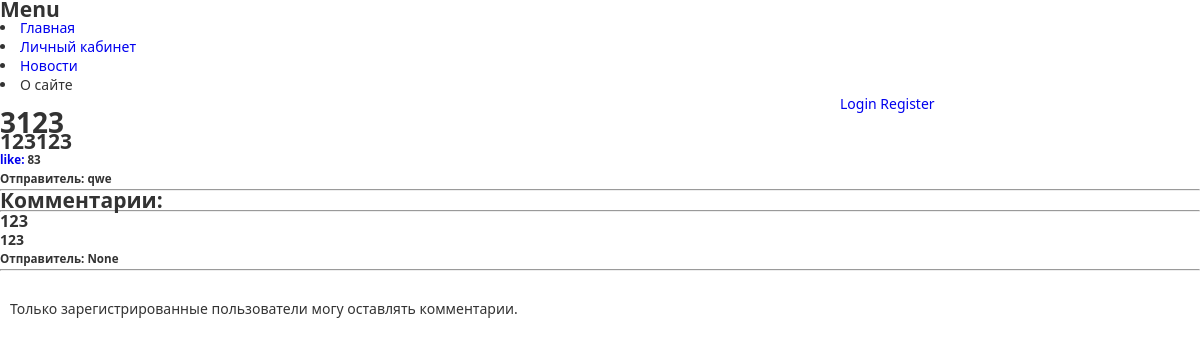
Screenshot of /news/18/ with the database file from the repository.
### news/models.py (models this page shows, shortened)
class News(models.Model):
    title = models.CharField(max_length=20,unique=True)
    text = models.TextField()
    likes = models.IntegerField(default=0)
    avtor = models.ForeignKey(User,null=True,blank=True)

class Comments(models.Model):
    title = models.CharField(max_length=40)
    text = models.TextField()
    avtor = models.ForeignKey(User,null=True,blank=True)
    comments_news = models.ForeignKey(News,null=True,blank=True)

### news/views.py (the view, shortened to what this page needs)
# urls.py: url(r'^(?P<pk>\d+)/$',NewsOneView.as_view(),name='news_one'),
class NewsOneView(CreateView):
    template_name = 'news_one.html'
    model = Comments
    form_class = CommentAddForm
    def get_context_data(self, **kwargs):
        context = super(NewsOneView, self).get_context_data(**kwargs)
        context['news'] = News.objects.get(id=self.kwargs['pk'])
        return context
    """НЕПРАВИОООО то что ниже"""

### templates/news_one.html
{% extends 'main.html' %}
{% block content %}
<h1>{{ news.title }}</h1>
    <h2>{{ news.text }}</h2>
    <h5><a href="/news/add_like/{{ news.id }}/">like: </a>{{ news.likes }}</h5>
    <h5><a>Отправитель: </a>{{ news.avtor}}</h5>
<hr>
<h2>Комментарии:</h2>
{% for comment in news.comments_set.all %}
    <hr>
    <h3>{{ comment.title }}</h3>
    <h4>{{ comment.text }}</h4>
    <h5>Отправитель: {{ comment.avtor }}</h5>
    <hr>
    <br />
{% endfor %}
    {% if user.is_active %}<form method="post">
        {% csrf_token %}
        {{ form }}
        <button class="btn_go" type="submit">add</button>
    </form>
    {% else %}
        <label>Только зарегистрированные пользователи могу оставлять комментарии.</label>
    {% endif %}
{% endblock %}

### static/css/static.css (style rules this page uses)
* { margin: 0; padding: 0; }
body { width: 100%; height: 100%; color:#333; background: #fff; font-family: "Segoe UI", "HelveticaNeue-Light", "Helvetica Neue Light", "Helvetica Neue", Helvetica, Arial, sans-serif; font-size:14px; line-height:135%; }
a { text-decoration:none; }
label { display: block; margin: 10px; }

### rows the page displays
News: title "3123", text "123123", likes "83", avtor "qwe"
Comments: title "123", text "123", avtor "None"
